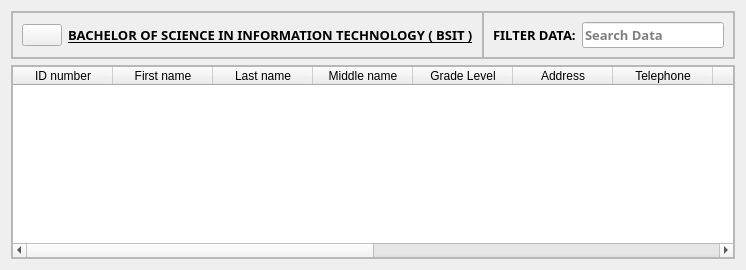
                <widget class="QWidget" name="BSIT_table_data">
                 <layout class="QVBoxLayout" name="verticalLayout_8">
                  <item>
                   <widget class="QFrame" name="header_elementary_tbl">
                    <property name="frameShape">
                     <enum>QFrame::StyledPanel</enum>
                    </property>
                    <property name="frameShadow">
                     <enum>QFrame::Raised</enum>
                    </property>
                    <layout class="QHBoxLayout" name="horizontalLayout_13">
                     <property name="spacing">
                      <number>0</number>
                     </property>
                     <property name="leftMargin">
                      <number>0</number>
                     </property>
                     <property name="topMargin">
                      <number>0</number>
                     </property>
                     <property name="rightMargin">
                      <number>0</number>
                     </property>
                     <property name="bottomMargin">
                      <number>0</number>
                     </property>
                     <item alignment="Qt::AlignLeft">
                      <widget class="QFrame" name="frame_15">
                       <property name="frameShape">
                        <enum>QFrame::StyledPanel</enum>
                       </property>
                       <property name="frameShadow">
                        <enum>QFrame::Raised</enum>
                       </property>
                       <layout class="QHBoxLayout" name="horizontalLayout_28">
                        <item>
                         <widget class="QPushButton" name="pushButton">
                          <property name="text">
                           <string/>
                          </property>
                          <property name="icon">
                           <iconset resource="icons_rc_rc.qrc">
                            <normaloff>:/icons/icons/database.svg</normaloff>:/icons/icons/database.svg</iconset>
                          </property>
                         </widget>
                        </item>
                        <item>
                         <widget class="QLabel" name="label_9">
                          <property name="font">
                           <font>
                            <family>Segoe UI Black</family>
                            <pointsize>10</pointsize>
                            <weight>75</weight>
                            <italic>false</italic>
                            <bold>true</bold>
                            <underline>true</underline>
                           </font>
                          </property>
                          <property name="text">
                           <string>BACHELOR OF SCIENCE IN INFORMATION TECHNOLOGY ( BSIT )</string>
                          </property>
                         </widget>
                        </item>
                       </layout>
                      </widget>
                     </item>
                     <item alignment="Qt::AlignRight">
                      <widget class="QFrame" name="frame_13">
                       <property name="font">
                        <font>
                         <family>Segoe UI Black</family>
                         <pointsize>10</pointsize>
                         <weight>75</weight>
                         <bold>true</bold>
                        </font>
                       </property>
                       <property name="frameShape">
                        <enum>QFrame::StyledPanel</enum>
                       </property>
                       <property name="frameShadow">
                        <enum>QFrame::Raised</enum>
                       </property>
                       <layout class="QHBoxLayout" name="horizontalLayout_14">
                        <item>
                         <widget class="QLabel" name="label_4">
                          <property name="font">
                           <font>
                            <family>Segoe UI Black</family>
                            <pointsize>10</pointsize>
                            <weight>75</weight>
                            <bold>true</bold>
                           </font>
                          </property>
                          <property name="text">
                           <string>FILTER DATA:</string>
                          </property>
                         </widget>
                        </item>
                        <item>
                         <widget class="QLineEdit" name="searchLineEdit_BSIT">
                          <property name="font">
                           <font>
                            <family>Segoe UI Black</family>
                            <pointsize>10</pointsize>
                            <weight>75</weight>
                            <bold>true</bold>
                           </font>
                          </property>
                          <property name="placeholderText">
                           <string>Search Data</string>
                          </property>
                         </widget>
                        </item>
                       </layout>
                      </widget>
                     </item>
                    </layout>
                   </widget>
                  </item>
                  <item>
                   <widget class="QFrame" name="frame_14">
                    <property name="frameShape">
                     <enum>QFrame::StyledPanel</enum>
                    </property>
                    <property name="frameShadow">
                     <enum>QFrame::Raised</enum>
                    </property>
                    <layout class="QHBoxLayout" name="horizontalLayout_30">
                     <property name="spacing">
                      <number>0</number>
                     </property>
                     <property name="leftMargin">
                      <number>0</number>
                     </property>
                     <property name="topMargin">
                      <number>0</number>
                     </property>
                     <property name="rightMargin">
                      <number>0</number>
                     </property>
                     <property name="bottomMargin">
                      <number>0</number>
                     </property>
                     <item>
                      <widget class="QTableWidget" name="tableWidget_BSIT">
                       <property name="minimumSize">
                        <size>
                         <width>527</width>
                         <height>0</height>
                        </size>
                       </property>
                       <column>
                        <property name="text">
                         <string>ID number</string>
                        </property>
                       </column>
                       <column>
                        <property name="text">
                         <string>First name</string>
                        </property>
                       </column>
                       <column>
                        <property name="text">
                         <string>Last name</string>
                        </property>
                       </column>
                       <column>
                        <property name="text">
                         <string>Middle name</string>
                        </property>
                       </column>
                       <column>
                        <property name="text">
                         <string>Grade Level</string>
                        </property>
                       </column>
                       <column>
                        <property name="text">
                         <string>Address</string>
                        </property>
                       </column>
                       <column>
                        <property name="text">
                         <string>Telephone</string>
                        </property>
                       </column>
                       <column>
                        <property name="text">
                         <string>Birth Date</string>
                        </property>
                       </column>
                       <column>
                        <property name="text">
                         <string>Gender</string>
                        </property>
                       </column>
                       <column>
                        <property name="text">
                         <string>Age</string>
                        </property>
                       </column>
                       <column>
                        <property name="text">
                         <string>Nationality</string>
                        </property>
                       </column>
                       <column>
                        <property name="text">
                         <string>Registration</string>
                        </property>
                       </column>
                       <column>
                        <property name="text">
                         <string>Semester</string>
                        </property>
                       </column>
                       <column>
                        <property name="text">
                         <string>Course</string>
                        </property>
                       </column>
                      </widget>
                     </item>
                    </layout>
                   </widget>
                  </item>
                 </layout>
                </widget>
